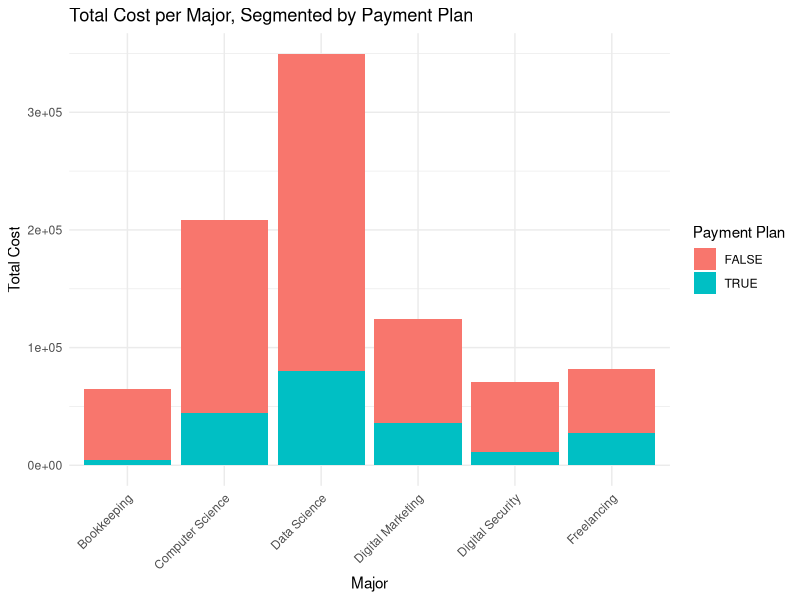
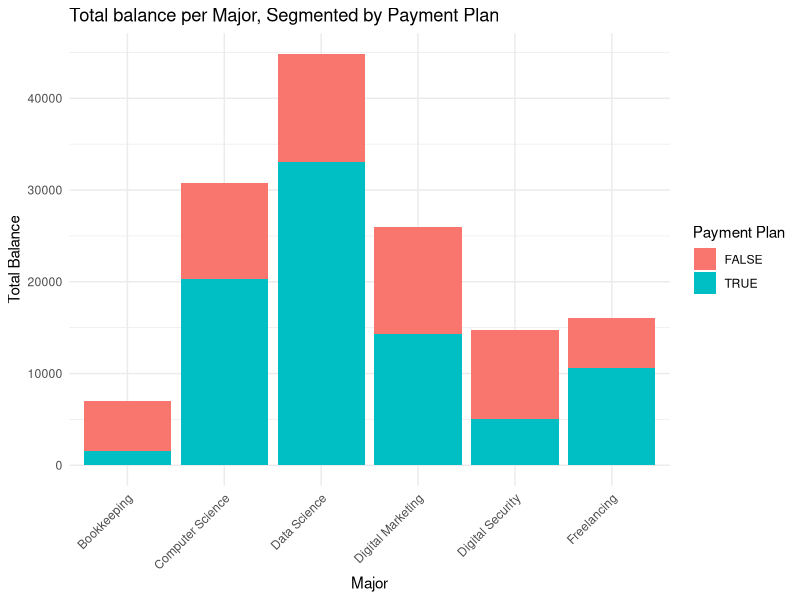
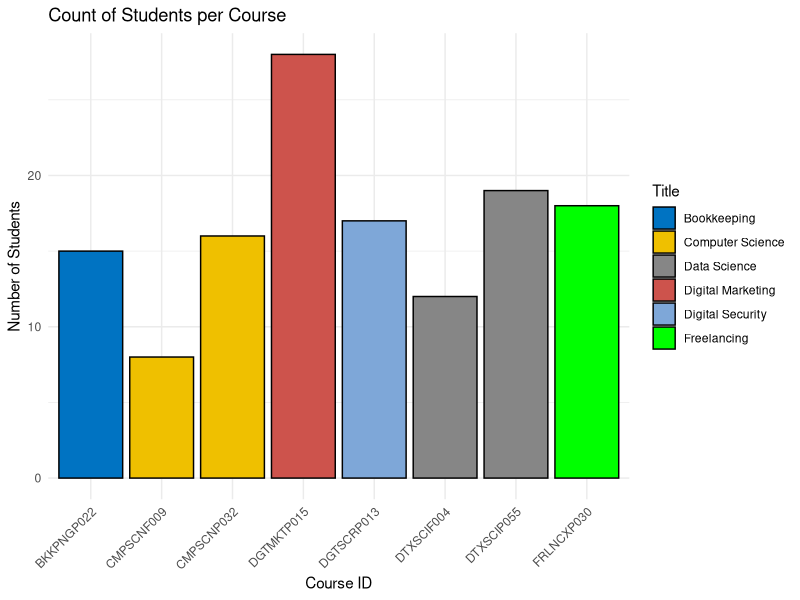
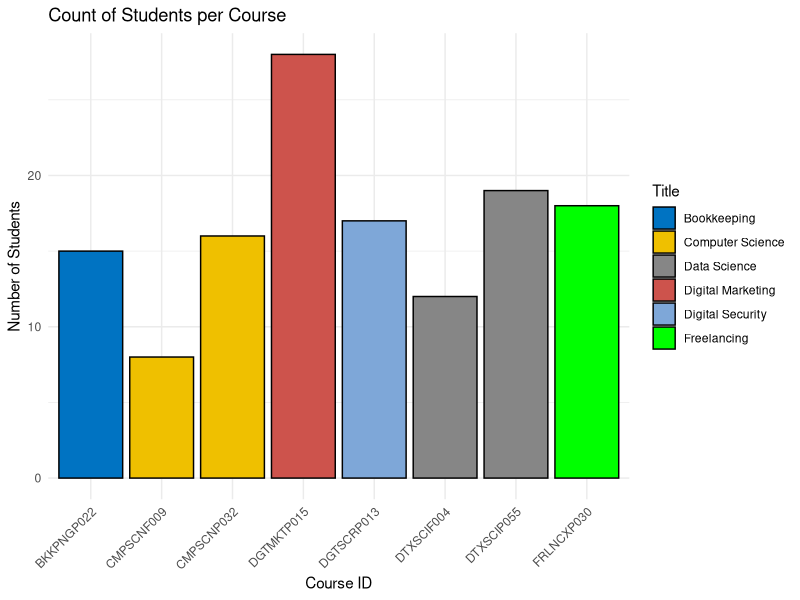

Source code (R) for these figures, in order: (Note: this script raises an error after producing the figures.)
library(readxl)
library(ggplot2)
library(dplyr)
library(lubridate)

setwd('C:/Users/timot/OneDrive/Augustana/Junior year/Spring semester/DATA 332/Data')

Courses <- read_xlsx('Course.xlsx')

Registrations <- read_xlsx('Registration.xlsx')

Students <- read_xlsx('Student.xlsx')

Student_registration_lj <- left_join(Students, Registrations, by = 'Student ID')

Student_registration_course_lj <- left_join(Student_registration_lj, Courses, by = 'Instance ID')

course_cost_summary <- Student_registration_course_lj %>%
  group_by(`Instance ID`, Title, `Start Date`) %>%
  summarize(count_student_per_course = n()
  )

course_cost_plan_summary <- Student_registration_course_lj %>%
  group_by(`Payment Plan`, `Instance ID`, Title) %>%
  summarize(total_balance_due = sum(`Balance Due`, na.rm = TRUE),
            total_cost_per_course = sum(`Total Cost`, na.rm = TRUE))

ggplot(course_cost_plan_summary, aes(x = Title, y = total_cost_per_course, fill = `Payment Plan`)) +
  geom_bar(stat = "identity", position = "stack") +
  labs(title = "Total Cost per Major, Segmented by Payment Plan",
       x = "Major",
       y = "Total Cost",
       fill = "Payment Plan") +
  theme_minimal() +
  theme(axis.text.x = element_text(angle = 45, hjust = 1))

ggplot(course_cost_plan_summary, aes(x = Title, y = total_balance_due, fill = `Payment Plan`)) +
  geom_bar(stat = "identity", position = "stack") +
  labs(title = "Total balance per Major, Segmented by Payment Plan",
       x = "Major",
       y = "Total Balance",
       fill = "Payment Plan") +
  theme_minimal() +
  theme(axis.text.x = element_text(angle = 45, hjust = 1))

# Define the colors you want to use
my_colors <- c("#0073C2", "#EFC000", "#868686", "#CD534C", "#7EA7D8", "#00FF00", "#FFD700", "#8A2BE2")

# Create the plot
ggplot(course_cost_summary, aes(x = `Instance ID`, y = count_student_per_course, fill = Title)) +
  geom_bar(stat = "identity", color = "black") +
  scale_fill_manual(values = my_colors) +
  labs(title = "Count of Students per Course",
       x = "Course ID",
       y = "Number of Students") +
  theme_minimal() +
  theme(axis.text.x = element_text(angle = 45, hjust = 1))

ggsave(here("figures", "count_students.png"))

Students$Birth_Year <- year(ymd(Students$`Birth Date`))

birth_year_summary <- Students %>%
  group_by(Birth_Year) %>%
  summarize(count_student_per_year = n())

ggplot(birth_year_summary, aes(x = Birth_Year, y = count_student_per_year, fill = Birth_Year)) +
  geom_col() +
  labs(title = "Count of Students per Birth Year",
       x = "Birth Year",
       y = "Number of Students") +
  theme_minimal()

ggsave(here("figures", "count_students_birth.png"))
